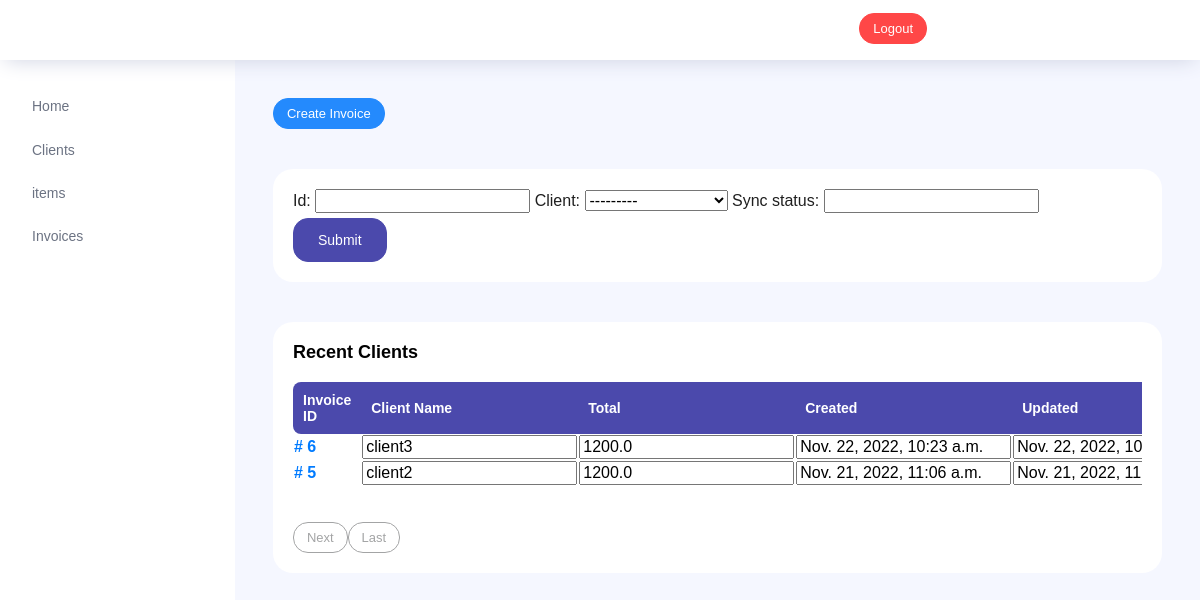
/dashboard/invoices, run on the app's committed database.
### dashboard/models.py (models this page shows, shortened)
class Client(models.Model):
    id = models.AutoField(primary_key=True)
    name = models.CharField(max_length=100)
    contact = models.CharField(max_length=15)
    address = models.TextField(null=True)
    email = models.EmailField(null=True)
    qbo_id = models.CharField(max_length=100,null=True)
    def __str__(self):
         return str(self.id)+'_'+self.name

class Invoice(models.Model):
    id = models.AutoField(primary_key=True)
    client = models.ForeignKey(Client,null=True,on_delete=models.SET_NULL)
    total = models.FloatField()
    created = models.DateTimeField(auto_now_add=True)
    updated_at = models.DateTimeField(auto_now=True)
    sync_date = models.DateField(null=True)
    sync_status = models.CharField(max_length=20)
    qbo_id = models.CharField(max_length=100,null=True)

### dashboard/views.py (the view)
# urls.py: path('invoices',views.invoices,name='invoices'),
def invoices(request):
    clients_data=Client.objects.all().order_by('-id')
    items_data = Item.objects.all().order_by('-id')
    invoices_data = Invoice.objects.all().order_by('-id')
    infilter = invoice_filter(request.GET,queryset=invoices_data)
    invoices_data = infilter.qs
    paginator = Paginator(invoices_data,2)
    page_number = request.GET.get('page')
    invoices_data_final = paginator.get_page(page_number)
    data = {
        'clients':clients_data,
        'items': items_data,
        'invoices':invoices_data_final,
        'invoice_filter':infilter
    }
    return render(request,'invoices.html',data)

### templates/invoices.html (shortened to what this page needs)
{% extends 'home_base.html' %}
{% load static %}
{% block content %}
<div class="main-panel">
    <div class="content-wrapper">
        <div class="row">
            <div class="col-md-12 grid-margin">
              <div class="row">
                <div class="col-12 col-xl-8 mb-4 mb-xl-0">
                    <button type="button" class="btn btn-info btn-sm" id="create_invoice_btn">Create Invoice</button>
                </div>
              </div>
            </div>
          </div>
        <div class="row">
            <div class="col-md-12 grid-margin stretch-card">
              <div class="card">
                <div class="card-body">
                  <form class="forms-sample" method="GET">
                    {{invoice_filter.form}}
                    <button type="submit" class="btn btn-primary mr-2">Submit</button>
                  </form>
                </div>
              </div>
            </div>
        </div>
        <div class="row">
            <div class="col-md-12 grid-margin stretch-card">
              <div class="card">
                <div class="card-body">
                  <p class="card-title">Recent Clients</p>
                  <div class="row">
                    <div class="col-12">
                      <div class="table-responsive">
                        <table  class="display expandable-table" style="width:100%">
                          <thead>
                            <tr>
                              <th>Invoice ID</th>
                              <th>Client Name</th>
                              <th>Total</th>
                              <th>Created</th>
                              <th>Updated</th>
                            </tr>
                          </thead>
                          <tbody>
                            {% for invoice in invoices %}
                            <tr>
                                <th> <a href="/dashboard/generate_invoice?id={{invoice.id}}" target="_blank">#  {{invoice.id}}</a>  </th>
                                <th>
                                    <input value="{{invoice.client.name}}" class='client_table_row_data' id="{{invoice.id}}_name"></input>
                                </th>
                                <th>
                                    <input value="{{invoice.total}}" class='client_table_row_data' id="{{invoice.id}}_total"></input>
                                </th>
                                <th>
                                    <input value="{{invoice.created}}" class='client_table_row_data' id="{{invoice.id}}_created"></input>
                                </th>
                                <th>
                                    <input value="{{invoice.updated_at}}" class='client_table_row_data' id="{{invoice.id}}_updated"></input>
                                </th>
                            </tr>
                            {% endfor %}
                          </tbody>
                      </table>
                      <div class="btn-group" role="group" aria-label="Basic example">
                        {% if invoices.has_next %}
                        <a href='/dashboard/invoices?page={{invoices.next_page_number}}'>
                            <button type="button" class="btn btn-outline-secondary btn-sm">Next</button>
                        </a>
                        {% endif %}
                        <a href='/dashboard/invoices?page={{invoices.paginator.num_pages}}'>
                            <button type="button" class="btn btn-outline-secondary btn-sm">Last</button>
                        </a>
                       </div>
                      </div>
                    </div>
                  </div>
                  </div>
                </div>
              </div>
            </div>
        </div>
    </div>
</div>
{% endblock%}

### data on the page
Invoice: id "6", client.name "client3", total "1200.0", created "Nov. 22, 2022, 10:23 a.m.", updated_at "Nov. 22, 2022, 10:23 a.m."
Invoice: id "5", client.name "client2", total "1200.0", created "Nov. 21, 2022, 11:06 a.m.", updated_at "Nov. 21, 2022, 11:06 a.m."
